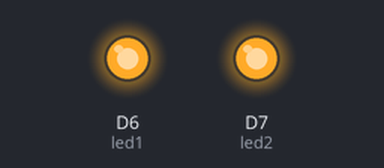
This sketch was run on a simulated ESP8266 (NodeMCU). On the bench: output pins drawn as LEDs (lit = HIGH).

Above: at 0.7 s.
At 7.2 s:
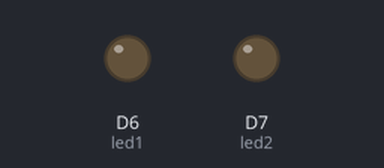
Timing chart, 0 to 13.0 s (numbered marks = the images above):
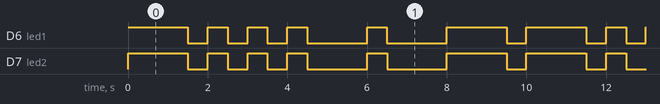

Measured:
- by itself, D6 (led1), D7 (led2): repeats every 10.0 s: 3 × (LOW 0.50 s, HIGH 0.50 s), LOW 1.5 s, HIGH 0.50 s, LOW 1.5 s, HIGH 1.5 s, LOW 0.50 s, HIGH 1.5 s
- by itself, everything shown: repeats every 10.0 s, in 12 steps

The sketch:

task2.1morsecode.ino
```cpp
int led1 = D6;

int led2 = D7;

void setup() {

	pinMode(led1, OUTPUT);
	pinMode(led2, OUTPUT);

}


void loop() {

    // The letter B
	digitalWrite(led1, HIGH);
	digitalWrite(led2, HIGH);
    delay(1500);

	digitalWrite(led1, LOW);
	digitalWrite(led2, LOW);
	delay(500);

    digitalWrite(led1, HIGH);
	digitalWrite(led2, HIGH);
    delay(500);

    digitalWrite(led1, LOW);
	digitalWrite(led2, LOW);
	delay(500);

    digitalWrite(led1, HIGH);
	digitalWrite(led2, HIGH);
    delay(500);

    digitalWrite(led1, LOW);
	digitalWrite(led2, LOW);
	delay(500);

    digitalWrite(led1, HIGH);
	digitalWrite(led2, HIGH);
    delay(500);

    //Inter-Character gap
    digitalWrite(led1, LOW);
	digitalWrite(led2, LOW);
	delay(1500);

    // The letter E
    digitalWrite(led1, HIGH);
	digitalWrite(led2, HIGH);
    delay(500);

    //Inter-Character gap
    digitalWrite(led1, LOW);
	digitalWrite(led2, LOW);
	delay(1500);

	// The letter N
	digitalWrite(led1, HIGH);
	digitalWrite(led2, HIGH);
    delay(1500);

    digitalWrite(led1, LOW);
	digitalWrite(led2, LOW);
	delay(500);


}
```
